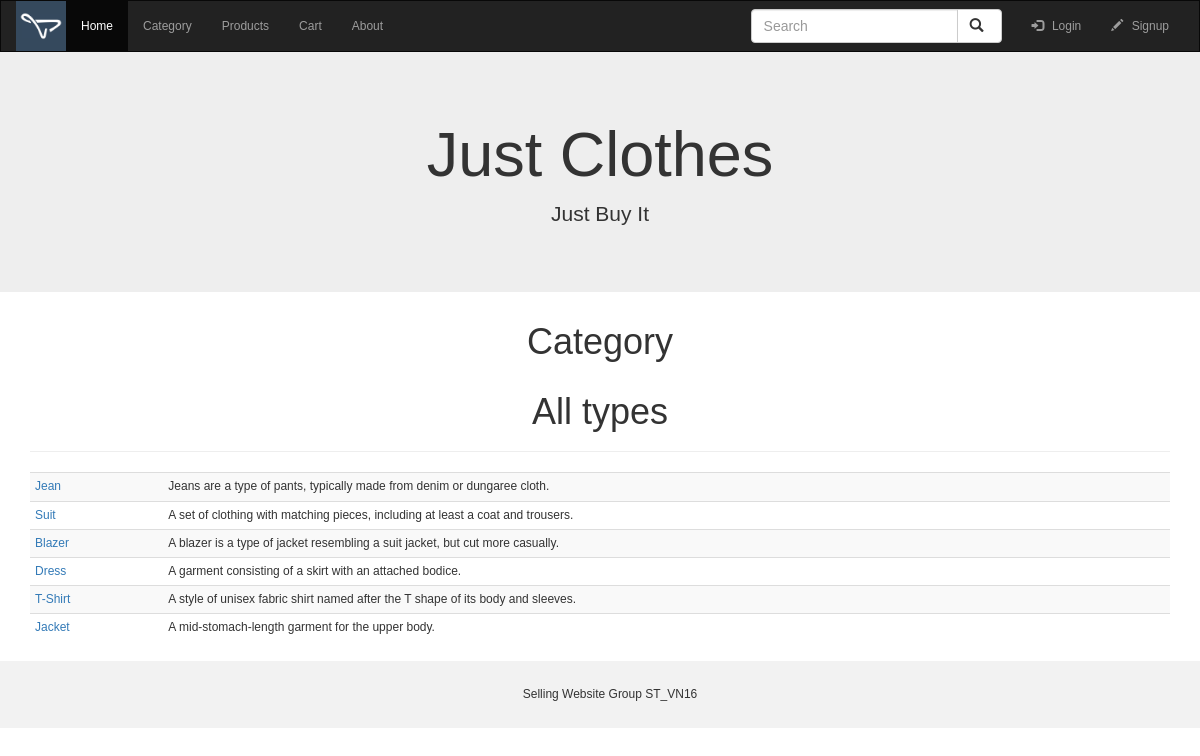
/?controller=products&action=indexType, run on the app's committed database.
### tables this page shows
CREATE TABLE `type` (
  `type_id` int(11) NOT NULL,
  `type_name` varchar(256) NOT NULL,
  `type_detail` varchar(256) DEFAULT NULL
);

### index.php (called while the page is built, shortened)
<?php
if (isset($_GET['controller']) && isset($_GET['action'])) {
    $controller = $_GET['controller'];
    $action     = $_GET['action'];
} else {
    $controller = 'pages';
    $action     = 'home';
}
require_once('views/layouts/application.php');

### controllers/ProductsController.php (called while the page is built, shortened)
<?php
class ProductsController
{
    public function indexType()
    {
        $types = Product::getAllType();
        require_once('views/products/category.php');
    }
}

### config.php (called while the page is built, shortened)
<?php
$DB_SETTINGS = array(
    'host' => 'localhost',
    'database' => 'selling-website',
    'username' => 'root',
    'password' => ''
);

### db/DB/Database.php (called while the page is built, shortened)
<?php
class Database
{
    protected $host;
    protected $database;
    protected $username;
    protected $password;
    public $connection = NULL;
    function __construct($settings = array()) {
        $this->host        = $settings['host'];
        $this->database 	= $settings['database'];
        $this->username 	= $settings['username'];
        $this->password 	= $settings['password'];
        return $this->connection;
    }
    public function getConnection(){
        $this->connection = @mysqli_connect(
            $this->host,
            $this->username,
            $this->password,
            $this->database
        );
        return $this;
    }
}

### db/DB/Query.php (called while the page is built, shortened)
<?php
class Query extends Database
{
    private $result;
    function __construct($sql){
        global $DB_SETTINGS;
        $this->resource_id = parent::__construct($DB_SETTINGS);
        $this->query($sql);
    }
    public function query($sql) {
        $this->result = mysqli_query($this->connection, $sql);
        return $this;
    }
    public function fetch() {
        $record_set = Array();
        while($row = mysqli_fetch_assoc($this->result)) {
            $record_set[] = $row;
        }
        return $record_set;
    }
}

### models/Product/Product.php (called while the page is built, shortened)
<?php
class Product
{
    static function getAllType()
    {
        $req = new query('SELECT * FROM type');
        return $req->fetch();
    }
}

### views/products/category.php (the view)
<h1 align="center">Category</h1>
<?php
if (!empty($types)) {
?>
<div class="container">
    <h1 align="center">All types</h1>
    <hr>
    <div class="table-responsive">
        <table class = 'table table-condensed table-striped'>
            <tbody>
            <?php
            foreach ($types as $type) {
                ?>
                <tr>
                    <td><a target="_blank" href="?controller=products&action=showByType&type=<?php echo $type['type_name'];?>"><?php echo $type['type_name']; ?></a><td>
                    <td><?php echo $type['type_detail']; ?></td>
                </tr>
                <?php
            }
}
?>
            </tbody>
        </table>
    </div>
</div>

### views/layouts/application.php (shortened to what this page needs)
<!DOCTYPE html>
<html lang="en">
<head>
    <link rel="stylesheet" href="https://maxcdn.bootstrapcdn.com/bootstrap/3.3.5/css/bootstrap.min.css">
    <link rel="stylesheet" href="https://maxcdn.bootstrapcdn.com/font-awesome/4.5.0/css/font-awesome.min.css">
</head>
<body>
    <?php include 'header.php' ?>
    <?php require_once('routes.php'); ?>
    <?php include 'footer.php' ?>
</body>
</html>

### views/layouts/header.php (shortened to what this page needs)
<header>
    <nav class="navbar navbar-inverse">
        <div class="container-fluid">
            <div class="navbar-header">
                <a  href="?controller=pages&action=home">
                    <img src="views/assets/images/cart_logo.png" height="50" width="50">
                </a>
            </div>
            <div class="collapse navbar-collapse" id="myNavbar">
                <ul class="nav navbar-nav">
                    <li class="active"><a href="/final">Home</a></li>
                    <li><a href="?controller=products&action=indexType">Category</a></li>
                    <li><a href="?controller=products&action=index">Products</a></li>
                    <li><a href="?controller=carts&action=show">Cart</a></li>
                    <li><a href="?controller=pages&action=about">About</a></li>
                </ul>
                <ul class="nav navbar-nav navbar-right">
                    <li>
                        <form class="navbar-form" role="search" method="get" action="index.php">
                        <div class="input-group">
                            <input type="text" class="form-control" placeholder="Search" name="keyword">
                            <div class="input-group-btn">
                                <button class="btn btn-default" type="submit"><i class="glyphicon glyphicon-search"></i></button>
                            </div>
                        </div>
                        </form>
                    </li>
                    <?php if(!isset($_SESSION['user_name'])) { ?>
                    <li><a href="?controller=users&action=show_login"><span class="glyphicon glyphicon-log-in"></span> Login</a></li>
                    <li><a href="?controller=users&action=create"><span class="glyphicon glyphicon-pencil"></span> Signup</a></li>
                    <?php } else { ?>
                        <li><a href="?controller=users&action=logout"><span class="glyphicon glyphicon-log-out"></span> Logout</a></li>
                    <?php } ?>
                </ul>
            </div>
        </div>
    </nav>
    <div class="jumbotron">
        <div class="container text-center">
            <h1>Just Clothes</h1>
            <p>Just Buy It</p>
        </div>
    </div>
</header>

### routes.php (shortened to what this page needs)
<?php
require_once('config.php');
function call($controller, $action) {
    switch($controller) {
        case 'products':
            $controller = new ProductsController();
            break;
    }
    $controller->{ $action }();
}
$controllers = array(
    'pages' => ['home', 'error', 'about'],
    'products' => ['index', 'show', 'showByType', 'indexType', 'show'],
    'users' => ['create', 'signup', 'login', 'logout', 'show_login'],
    'carts' => ['show','addToCart','removeFromCart'],
    'payments' => ['show_payment','payment','show_card_payment','card_payment']
);
if(!empty($_POST['index']) && !empty($_POST['order']))
{
    include_once 'views/products/sort_products.php';
} else
if (isset($_POST['signup']))
{
    call('users','signup');
    include_once 'views/users/signup.php';
} else
if (isset($_POST['pay']))
{
    call('payments','payment');
} else
if (isset($_POST['card_buy']))
{
    call('payments','card_payment');
} else
if (isset($_GET['keyword']))
{
    call('products','search');
} else
if (isset($_POST['login']))
{
    call('users','login');
    include_once 'views/users/login.php';
} else
if (isset($_POST['logout']))
{
    call('users','logout');
}
else {
    if (array_key_exists($controller, $controllers)) {
        if (in_array($action, $controllers[$controller])) {
            call($controller, $action);
        } else {
            call('pages', 'error');
        }
    } else {
        call('pages', 'error');
    }
}

### views/layouts/footer.php
<footer>
    <div class="container">
        <div class="container-fluid text-center">
            Selling Website Group ST_VN16
        </div>
    </div>
</footer>

### data on the page
type: type_name "Jean", type_detail "Jeans are a type of pants, typically made from denim or dungaree cloth."
type: type_name "Suit", type_detail "A set of clothing with matching pieces, including at least a coat and trousers."
type: type_name "Blazer", type_detail "A blazer is a type of jacket resembling a suit jacket, but cut more casually."
type: type_name "Dress", type_detail "A garment consisting of a skirt with an attached bodice."
type: type_name "T-Shirt", type_detail "A style of unisex fabric shirt named after the T shape of its body and sleeves."
type: type_name "Jacket", type_detail "A mid-stomach-length garment for the upper body."
